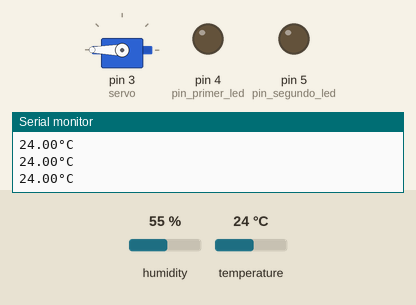
The sketch below on a simulated Arduino Uno, built with avr-gcc and run on an emulated ATmega328P. On the bench: servo, output pins drawn as LEDs (lit = HIGH), the last lines printed to the serial monitor. The inputs (shaded band) are chosen by the test bench; at power-on: temperature 24 °C, humidity 55 %.

Above: at 2.2 s.
2.3 s: temperature set to 28 °C
8.3 s: temperature set to 31 °C
At 10.3 s:
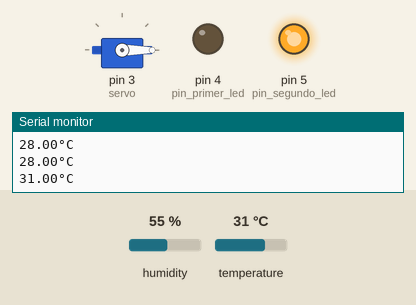
At 11.8 s:
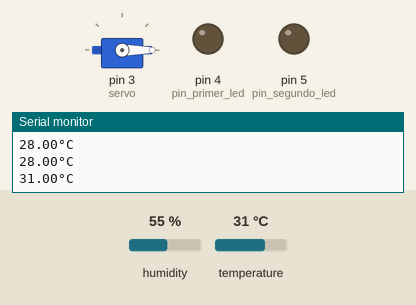
Timing chart, 0 to 19.6 s (numbered marks = the images above; inputs shaded):
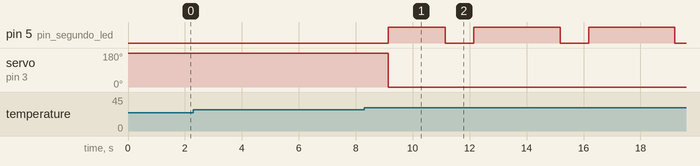

Measured:
- the behaviour switches between 29 and 30 °C on temperature (found by bisection; images 0 and 1)
- after the input at 8.3 s, pin 5 (pin_segundo_led): LOW → HIGH after 0.83 s, then repeats every 4.0 s: LOW 1.0 s, HIGH 3.0 s; servo on pin 3 (servo): 180° → 0° after 0.84 s

The sketch:

sketch_EXAMEN3.ino
```cpp
#include <DHT.h>
#include <Servo.h>
#define DHTPIN 2
#define DHTTYPE DHT11
float gradosC = 0;
DHT dht(DHTPIN, DHTTYPE);
Servo servo;
int pos;
bool flag=0;

void setup() {
 pinMode(6,INPUT_PULLUP); //pin para conectar el push button
 pinMode(4,OUTPUT); //pin primer led (programa 1)
 pinMode(5,OUTPUT); //pin segundo led (programa 2)
 Serial.begin(9600); //serial para leer temperatura (programa 2)
 dht.begin(); //iniciar sensor de temperatura (programa 2)
 pinMode(3,OUTPUT); //pin para conectar el servo
  servo.attach(3); //inicializamos el servo
  servo.write(180);// iniciar servo en 180 grados
  delay(1000);
  servo.detach(); //des-energizar el servomotor
}

void loop() {
  //Primer programa

  //Segundo programa
  gradosC = dht.readTemperature();

  Serial.print(gradosC);
  Serial.println("°C");

   servo.write(0);

     if (gradosC > 29) {
      //el led debe parpadear si la temperatura sigue siendo mayor a 29
      digitalWrite(5,HIGH);
      delay(10);
      pos=(flag==0) ? 0 :180;
      servo.attach(3);
      servo.write(pos);
      delay(2000);
      servo.detach();

     if (gradosC > 29) {
       digitalWrite(5,LOW);
       delay(1000);
       digitalWrite(5,HIGH);
       delay(1000);
    }
     }
}
```
